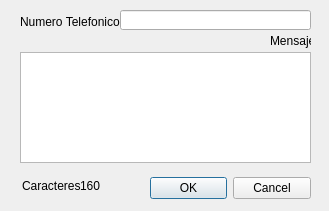
<?xml version="1.0" encoding="UTF-8"?>
<ui version="4.0">
 <class>DialogNuevoMensaje</class>
 <widget class="QDialog" name="DialogNuevoMensaje">
  <property name="geometry">
   <rect>
    <x>0</x>
    <y>0</y>
    <width>329</width>
    <height>211</height>
   </rect>
  </property>
  <property name="minimumSize">
   <size>
    <width>329</width>
    <height>211</height>
   </size>
  </property>
  <property name="maximumSize">
   <size>
    <width>329</width>
    <height>211</height>
   </size>
  </property>
  <property name="windowTitle">
   <string>Nuevo Mensaje</string>
  </property>
  <widget class="QDialogButtonBox" name="buttonBox">
   <property name="geometry">
    <rect>
     <x>150</x>
     <y>172</y>
     <width>161</width>
     <height>32</height>
    </rect>
   </property>
   <property name="orientation">
    <enum>Qt::Horizontal</enum>
   </property>
   <property name="standardButtons">
    <set>QDialogButtonBox::Cancel|QDialogButtonBox::Ok</set>
   </property>
  </widget>
  <widget class="QPlainTextEdit" name="plainTextEdit_Mensaje">
   <property name="geometry">
    <rect>
     <x>20</x>
     <y>52</y>
     <width>291</width>
     <height>111</height>
    </rect>
   </property>
  </widget>
  <widget class="QLineEdit" name="lineEdit_NumeroTelefonico">
   <property name="geometry">
    <rect>
     <x>120</x>
     <y>10</y>
     <width>191</width>
     <height>20</height>
    </rect>
   </property>
  </widget>
  <widget class="QLabel" name="labelTextoNumTelefonico">
   <property name="geometry">
    <rect>
     <x>20</x>
     <y>14</y>
     <width>111</width>
     <height>16</height>
    </rect>
   </property>
   <property name="text">
    <string>Numero Telefonico</string>
   </property>
  </widget>
  <widget class="QLabel" name="label_TextoCaracteres">
   <property name="geometry">
    <rect>
     <x>22</x>
     <y>178</y>
     <width>61</width>
     <height>16</height>
    </rect>
   </property>
   <property name="text">
    <string>Caracteres</string>
   </property>
  </widget>
  <widget class="QLabel" name="label_Caracteres">
   <property name="geometry">
    <rect>
     <x>80</x>
     <y>179</y>
     <width>47</width>
     <height>13</height>
    </rect>
   </property>
   <property name="text">
    <string>160</string>
   </property>
  </widget>
  <widget class="QLabel" name="label_TextoMensaje">
   <property name="geometry">
    <rect>
     <x>270</x>
     <y>33</y>
     <width>41</width>
     <height>16</height>
    </rect>
   </property>
   <property name="text">
    <string>Mensaje</string>
   </property>
  </widget>
 </widget>
 <tabstops>
  <tabstop>lineEdit_NumeroTelefonico</tabstop>
  <tabstop>plainTextEdit_Mensaje</tabstop>
 </tabstops>
 <resources/>
 <connections>
  <connection>
   <sender>buttonBox</sender>
   <signal>accepted()</signal>
   <receiver>DialogNuevoMensaje</receiver>
   <slot>accept()</slot>
   <hints>
    <hint type="sourcelabel">
     <x>310</x>
     <y>172</y>
    </hint>
    <hint type="destinationlabel">
     <x>157</x>
     <y>210</y>
    </hint>
   </hints>
  </connection>
  <connection>
   <sender>buttonBox</sender>
   <signal>rejected()</signal>
   <receiver>DialogNuevoMensaje</receiver>
   <slot>reject()</slot>
   <hints>
    <hint type="sourcelabel">
     <x>310</x>
     <y>172</y>
    </hint>
    <hint type="destinationlabel">
     <x>286</x>
     <y>210</y>
    </hint>
   </hints>
  </connection>
  <connection>
   <sender>plainTextEdit_Mensaje</sender>
   <signal>blockCountChanged(int)</signal>
   <receiver>label_Caracteres</receiver>
   <slot>setNum(int)</slot>
   <hints>
    <hint type="sourcelabel">
     <x>147</x>
     <y>119</y>
    </hint>
    <hint type="destinationlabel">
     <x>97</x>
     <y>186</y>
    </hint>
   </hints>
  </connection>
 </connections>
</ui>
